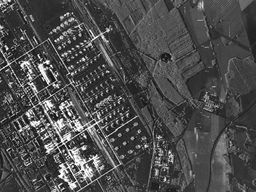
#> input picture CV/lab4/image.png, 256 x 192 px, shrunk from 1000 x 750 before the run
$ jupyter execute 2347230_lab4.ipynb
#> lines starting #> are read from the running program, lines starting #| are printed output that depends on the picture; after the words box and inside, x2 and y2 are one past the last pixel; in counts of white or black regions, pixels touching at a corner belong together
# Lab 4
#### kavaskar
#### 2347230

### 1. Import Necessary Libraries

[cell 1]
import numpy as np
import cv2
import matplotlib.pyplot as plt

# Function to display images
def display_image(img, title, cmap='gray'):
    plt.figure(figsize=(6, 6))
    plt.imshow(img, cmap=cmap)
    plt.title(title)
    plt.axis('off')
    plt.show()

### 2. Load the Satellite Image and Convert it to Grayscale

[cell 2]
# Load image
image = cv2.imread('image.png', cv2.IMREAD_GRAYSCALE)
#> image is the input picture: shape (192, 256); min 0, max 255, mean 76

# Display original image
display_image(image, 'Original Image')

### 3. Fourier Transform and Shift to Frequency Domain

[cell 3]
# Apply Fourier Transform to the image
f_transform = np.fft.fft2(image)
f_transform_shift = np.fft.fftshift(f_transform)

# Magnitude Spectrum of the frequency domain
magnitude_spectrum = 20 * np.log(np.abs(f_transform_shift))
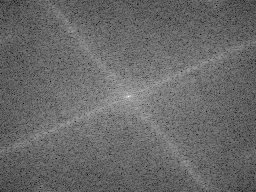
#> magnitude_spectrum: shape (192, 256) float64; min 68.24, max 302.7, mean 165; drawn with min black and max white

# Display frequency representation
display_image(magnitude_spectrum, 'Magnitude Spectrum')

### 4. Define Filters

We will define the different filters: Ideal Low Pass/High Pass, Butterworth Low Pass/High Pass, and Gaussian Low Pass/High Pass. Each will be parameterized by a cutoff radius.

[cell 4]
# Function to create an Ideal Low Pass filter
def ideal_low_pass(shape, cutoff):
    rows, cols = shape
    center = (rows // 2, cols // 2)
    mask = np.zeros((rows, cols))
    for i in range(rows):
        for j in range(cols):
            if np.sqrt((i - center[0])**2 + (j - center[1])**2) <= cutoff:
                mask[i, j] = 1
    return mask

# Function to create an Ideal High Pass filter
def ideal_high_pass(shape, cutoff):
    return 1 - ideal_low_pass(shape, cutoff)

# Function to create a Butterworth Low Pass filter
def butterworth_low_pass(shape, cutoff, n):
    rows, cols = shape
    center = (rows // 2, cols // 2)
    mask = np.zeros((rows, cols))
    for i in range(rows):
        for j in range(cols):
            distance = np.sqrt((i - center[0])**2 + (j - center[1])**2)
            mask[i, j] = 1 / (1 + (distance / cutoff)**(2 * n))
    return mask

# Function to create a Butterworth High Pass filter
def butterworth_high_pass(shape, cutoff, n):
    return 1 - butterworth_low_pass(shape, cutoff, n)

# Function to create a Gaussian Low Pass filter
def gaussian_low_pass(shape, cutoff):
    rows, cols = shape
    center = (rows // 2, cols // 2)
    mask = np.zeros((rows, cols))
    for i in range(rows):
        for j in range(cols):
            distance = np.sqrt((i - center[0])**2 + (j - center[1])**2)
            mask[i, j] = np.exp(-(distance**2) / (2 * (cutoff**2)))
    return mask

# Function to create a Gaussian High Pass filter
def gaussian_high_pass(shape, cutoff):
    return 1 - gaussian_low_pass(shape, cutoff)

### 5. Apply Filters and Visualize Results

We will apply each filter to the frequency domain of the image and then transform it back to the spatial domain for visualization.

[cell 5]
# Function to apply filter and inverse transform
def apply_filter(image, filter_mask):
    f_transform = np.fft.fft2(image)
    f_transform_shift = np.fft.fftshift(f_transform)
    filtered_shift = f_transform_shift * filter_mask
    filtered_transform = np.fft.ifftshift(filtered_shift)
    filtered_image = np.fft.ifft2(filtered_transform)
    return np.abs(filtered_image)

# Define cutoff radii to analyze
cutoff_radii = [30, 60, 90, 120]

# Function to display images in a grid
def display_grid(filtered_images, titles, rows, cols):
    fig, axes = plt.subplots(rows, cols, figsize=(15, 15))
    for i, ax in enumerate(axes.flatten()):
        ax.imshow(filtered_images[i], cmap='gray')
        ax.set_title(titles[i])
        ax.axis('off')
    plt.tight_layout()
    plt.show()

# Collect all results to display in a grid
filtered_images = []
titles = []

# Apply Ideal Low Pass Filter
for radius in cutoff_radii:
    ideal_lp_mask = ideal_low_pass(image.shape, radius)
    filtered_image = apply_filter(image, ideal_lp_mask)
    filtered_images.append(filtered_image)
    titles.append(f'Ideal Low Pass - R: {radius}')
#> after the loop, filtered_images = 4 items; titles = ['Ideal Low Pass - R: 30', 'Ideal Low Pass - R: 60', 'Ideal Low Pass - R: 90', 'Ideal Low Pass - R: 120']

# Apply Ideal High Pass Filter
for radius in cutoff_radii:
    ideal_hp_mask = ideal_high_pass(image.shape, radius)
    filtered_image = apply_filter(image, ideal_hp_mask)
    filtered_images.append(filtered_image)
    titles.append(f'Ideal High Pass - R: {radius}')
#> this loop made 4 passes
#> pass 1, `ideal_hp_mask = ideal_high_pass(image.shape, radius)`:
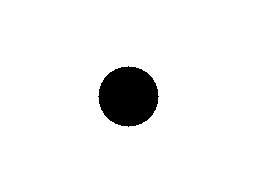
#> ideal_hp_mask: shape (192, 256) float64; values 0 (black) and 1 (white), 94.3% white; 1 black region, box (x1, y1, x2, y2) and area: (98, 66, 159, 127) 2821
#> after the loop, filtered_images = 8 items; titles = ['Ideal Low Pass - R: 30', 'Ideal Low Pass - R: 60', 'Ideal Low Pass - R: 90', 'Ideal Low Pass - R: 120', 'Ideal High Pass - R: 30', 'Ideal High Pass - R: 60', 'Ideal High Pass - R: 90', 'Ideal High Pass - R: 120']

# Apply Butterworth Low Pass Filter
n = 2  # order of the filter
for radius in cutoff_radii:
    butter_lp_mask = butterworth_low_pass(image.shape, radius, n)
    filtered_image = apply_filter(image, butter_lp_mask)
    filtered_images.append(filtered_image)
    titles.append(f'Butterworth Low Pass - R: {radius}')
#> this loop made 4 passes
#> pass 2, `butter_lp_mask = butterworth_low_pass(image.shape, radius, n)`:
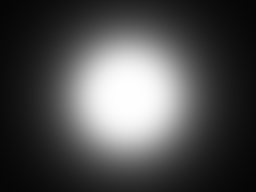
#> butter_lp_mask: shape (192, 256) float64; min 0.0194, max 1, mean 0.305
#> after the loop, filtered_images = 12 items; titles = 12 items, first 6: 'Ideal Low Pass - R: 30', 'Ideal Low Pass - R: 60', 'Ideal Low Pass - R: 90', 'Ideal Low Pass - R: 120', 'Ideal High Pass - R: 30', 'Ideal High Pass - R: 60'

# Apply Butterworth High Pass Filter
for radius in cutoff_radii:
    butter_hp_mask = butterworth_high_pass(image.shape, radius, n)
    filtered_image = apply_filter(image, butter_hp_mask)
    filtered_images.append(filtered_image)
    titles.append(f'Butterworth High Pass - R: {radius}')
#> this loop made 4 passes
#> pass 2, `butter_hp_mask = butterworth_high_pass(image.shape, radius, n)`:
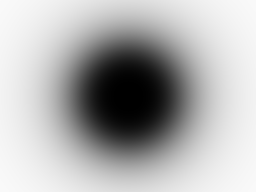
#> butter_hp_mask: shape (192, 256) float64; min 0, max 0.981, mean 0.695
#> after the loop, filtered_images = 16 items; titles = 16 items, first 6: 'Ideal Low Pass - R: 30', 'Ideal Low Pass - R: 60', 'Ideal Low Pass - R: 90', 'Ideal Low Pass - R: 120', 'Ideal High Pass - R: 30', 'Ideal High Pass - R: 60'

# Apply Gaussian Low Pass Filter
for radius in cutoff_radii:
    gauss_lp_mask = gaussian_low_pass(image.shape, radius)
    filtered_image = apply_filter(image, gauss_lp_mask)
    filtered_images.append(filtered_image)
    titles.append(f'Gaussian Low Pass - R: {radius}')
#> this loop made 4 passes
#> pass 1, `gauss_lp_mask = gaussian_low_pass(image.shape, radius)`:
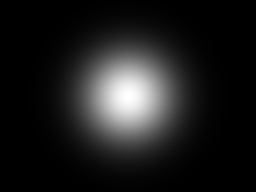
#> gauss_lp_mask: shape (192, 256) float64; min 6.66e-07, max 1, mean 0.115
#> pass 2, `gauss_lp_mask = gaussian_low_pass(image.shape, radius)`:
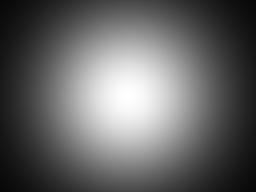
#> gauss_lp_mask: shape (192, 256) float64; min 0.0286, max 1, mean 0.396
#> after the loop, filtered_images = 20 items; titles = 20 items, first 6: 'Ideal Low Pass - R: 30', 'Ideal Low Pass - R: 60', 'Ideal Low Pass - R: 90', 'Ideal Low Pass - R: 120', 'Ideal High Pass - R: 30', 'Ideal High Pass - R: 60'

# Apply Gaussian High Pass Filter
for radius in cutoff_radii:
    gauss_hp_mask = gaussian_high_pass(image.shape, radius)
    filtered_image = apply_filter(image, gauss_hp_mask)
    filtered_images.append(filtered_image)
    titles.append(f'Gaussian High Pass - R: {radius}')
#> this loop made 4 passes
#> pass 1, `gauss_hp_mask = gaussian_high_pass(image.shape, radius)`:
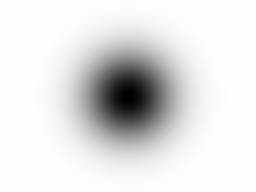
#> gauss_hp_mask: shape (192, 256) float64; min 0, max 1, mean 0.885
#> pass 2, `gauss_hp_mask = gaussian_high_pass(image.shape, radius)`:
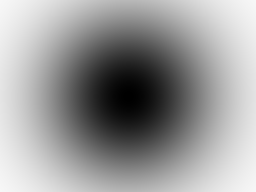
#> gauss_hp_mask: shape (192, 256) float64; min 0, max 0.971, mean 0.604
#> pass 2, `filtered_image = apply_filter(image, gauss_hp_mask)`:
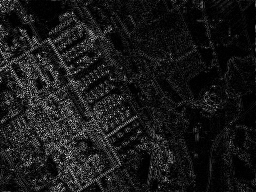
#> filtered_image: shape (192, 256) float64; min 3.06e-05, max 91.53, mean 9; drawn with min black and max white
#> after the loop, filtered_images = 24 items; titles = 24 items, first 6: 'Ideal Low Pass - R: 30', 'Ideal Low Pass - R: 60', 'Ideal Low Pass - R: 90', 'Ideal Low Pass - R: 120', 'Ideal High Pass - R: 30', 'Ideal High Pass - R: 60'

# Display all filtered images in a grid
display_grid(filtered_images, titles, 6, 4)  # 6 rows, 4 columns (for each filter and radius)
#> in display_grid, `plt.show()`:
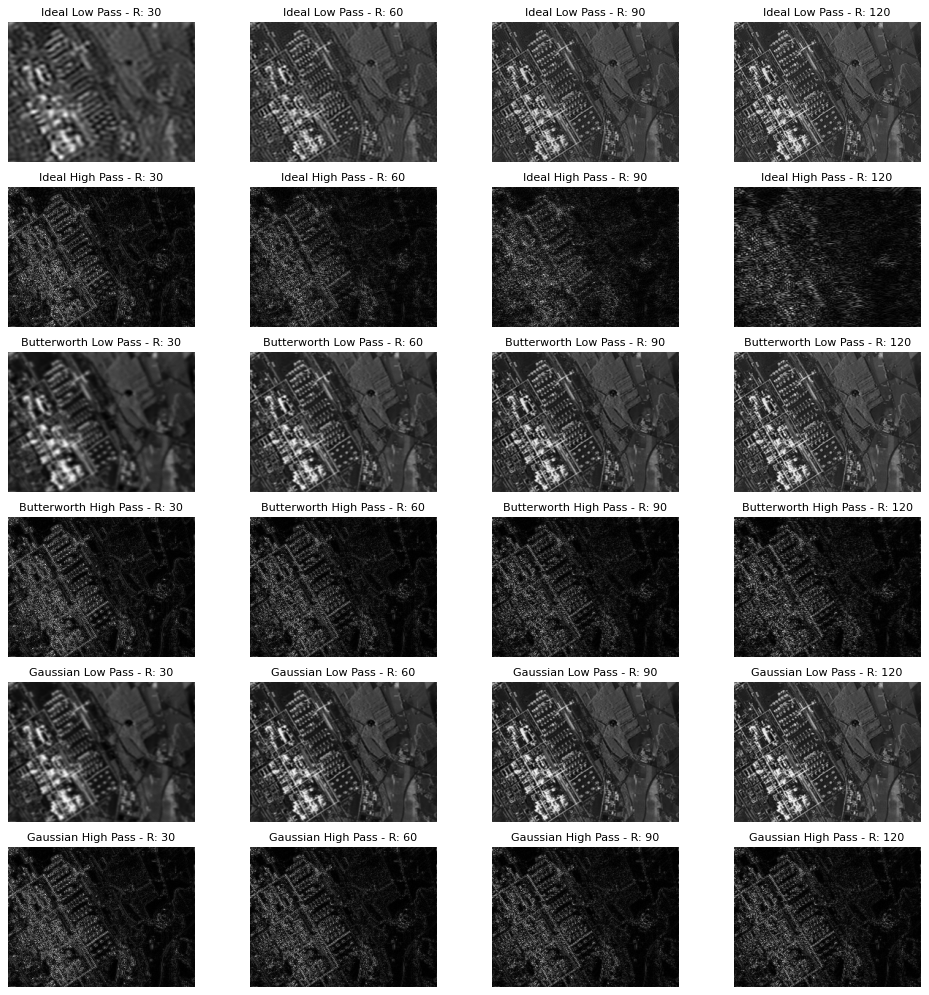
#> figure drawn by matplotlib, 24 panels
